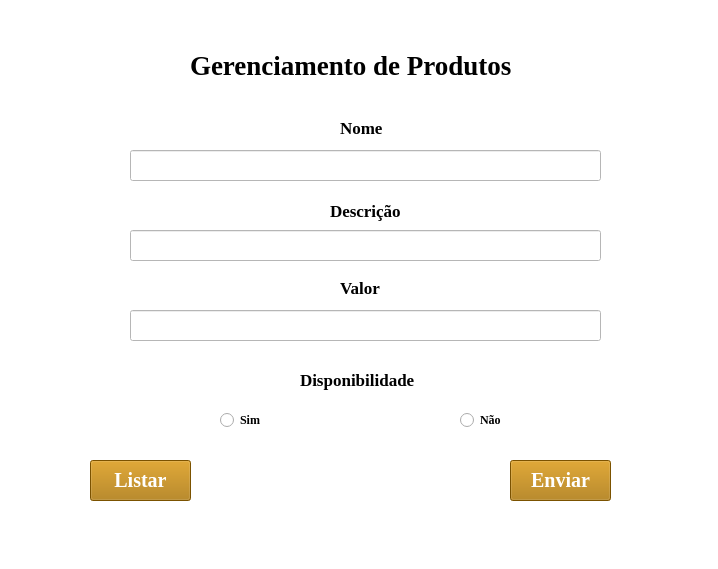
<?xml version="1.0" encoding="UTF-8"?>
<ui version="4.0">
 <class>MainWindow</class>
 <widget class="QMainWindow" name="MainWindow">
  <property name="geometry">
   <rect>
    <x>0</x>
    <y>0</y>
    <width>718</width>
    <height>569</height>
   </rect>
  </property>
  <property name="windowTitle">
   <string>MainWindow</string>
  </property>
  <property name="styleSheet">
   <string notr="true">background-color: rgb(255, 255, 255);</string>
  </property>
  <widget class="QWidget" name="centralwidget">
   <widget class="QLabel" name="label">
    <property name="geometry">
     <rect>
      <x>190</x>
      <y>50</y>
      <width>471</width>
      <height>31</height>
     </rect>
    </property>
    <property name="font">
     <font>
      <family>Times New Roman</family>
      <pointsize>20</pointsize>
      <bold>true</bold>
     </font>
    </property>
    <property name="styleSheet">
     <string notr="true">color: rgb(255, 255, 255);
color: rgb(0, 0, 0);</string>
    </property>
    <property name="text">
     <string>Gerenciamento de Produtos</string>
    </property>
   </widget>
   <widget class="QLabel" name="label_2">
    <property name="geometry">
     <rect>
      <x>340</x>
      <y>120</y>
      <width>191</width>
      <height>16</height>
     </rect>
    </property>
    <property name="font">
     <font>
      <family>Times New Roman</family>
      <pointsize>13</pointsize>
      <bold>true</bold>
     </font>
    </property>
    <property name="styleSheet">
     <string notr="true">color: rgb(255, 255, 255);
color: rgb(0, 0, 0);</string>
    </property>
    <property name="text">
     <string>Nome</string>
    </property>
   </widget>
   <widget class="QLabel" name="label_3">
    <property name="geometry">
     <rect>
      <x>330</x>
      <y>200</y>
      <width>211</width>
      <height>21</height>
     </rect>
    </property>
    <property name="font">
     <font>
      <family>Times New Roman</family>
      <pointsize>13</pointsize>
      <bold>true</bold>
     </font>
    </property>
    <property name="styleSheet">
     <string notr="true">color: rgb(255, 255, 255);
color: rgb(0, 0, 0);</string>
    </property>
    <property name="text">
     <string>Descrição</string>
    </property>
   </widget>
   <widget class="QLabel" name="label_4">
    <property name="geometry">
     <rect>
      <x>340</x>
      <y>280</y>
      <width>49</width>
      <height>16</height>
     </rect>
    </property>
    <property name="font">
     <font>
      <family>Times New Roman</family>
      <pointsize>13</pointsize>
      <bold>true</bold>
     </font>
    </property>
    <property name="styleSheet">
     <string notr="true">color: rgb(255, 255, 255);
color: rgb(0, 0, 0);</string>
    </property>
    <property name="text">
     <string>Valor</string>
    </property>
   </widget>
   <widget class="QLineEdit" name="lineEdit">
    <property name="geometry">
     <rect>
      <x>130</x>
      <y>150</y>
      <width>471</width>
      <height>31</height>
     </rect>
    </property>
    <property name="styleSheet">
     <string notr="true">background-color: rgb(255, 255, 255);
</string>
    </property>
   </widget>
   <widget class="QLineEdit" name="lineEdit_2">
    <property name="geometry">
     <rect>
      <x>130</x>
      <y>230</y>
      <width>471</width>
      <height>31</height>
     </rect>
    </property>
    <property name="styleSheet">
     <string notr="true">background-color: rgb(255, 255, 255);</string>
    </property>
   </widget>
   <widget class="QLineEdit" name="lineEdit_3">
    <property name="geometry">
     <rect>
      <x>130</x>
      <y>310</y>
      <width>471</width>
      <height>31</height>
     </rect>
    </property>
    <property name="styleSheet">
     <string notr="true">background-color: rgb(255, 255, 255);</string>
    </property>
   </widget>
   <widget class="QRadioButton" name="radioButton">
    <property name="geometry">
     <rect>
      <x>460</x>
      <y>410</y>
      <width>101</width>
      <height>20</height>
     </rect>
    </property>
    <property name="font">
     <font>
      <family>Times New Roman</family>
      <bold>true</bold>
     </font>
    </property>
    <property name="styleSheet">
     <string notr="true">color: rgb(255, 255, 255);
color: rgb(0, 0, 0);</string>
    </property>
    <property name="text">
     <string>Não</string>
    </property>
   </widget>
   <widget class="QRadioButton" name="radioButton_2">
    <property name="geometry">
     <rect>
      <x>220</x>
      <y>410</y>
      <width>92</width>
      <height>20</height>
     </rect>
    </property>
    <property name="font">
     <font>
      <family>Times New Roman</family>
      <bold>true</bold>
     </font>
    </property>
    <property name="styleSheet">
     <string notr="true">color: rgb(255, 255, 255);
color: rgb(0, 0, 0);</string>
    </property>
    <property name="text">
     <string>Sim</string>
    </property>
   </widget>
   <widget class="QLabel" name="label_5">
    <property name="geometry">
     <rect>
      <x>300</x>
      <y>370</y>
      <width>251</width>
      <height>20</height>
     </rect>
    </property>
    <property name="font">
     <font>
      <family>Times New Roman</family>
      <pointsize>13</pointsize>
      <bold>true</bold>
     </font>
    </property>
    <property name="styleSheet">
     <string notr="true">color: rgb(255, 255, 255);
color: rgb(0, 0, 0);</string>
    </property>
    <property name="text">
     <string>Disponibilidade</string>
    </property>
   </widget>
   <widget class="QPushButton" name="pushButton">
    <property name="geometry">
     <rect>
      <x>510</x>
      <y>460</y>
      <width>101</width>
      <height>41</height>
     </rect>
    </property>
    <property name="font">
     <font>
      <family>Times New Roman</family>
      <pointsize>15</pointsize>
      <bold>true</bold>
     </font>
    </property>
    <property name="styleSheet">
     <string notr="true">color: rgb(255, 255, 255);
background-color: rgb(172, 115, 0);

</string>
    </property>
    <property name="text">
     <string>Enviar</string>
    </property>
   </widget>
   <widget class="QPushButton" name="pushButton_2">
    <property name="geometry">
     <rect>
      <x>90</x>
      <y>460</y>
      <width>101</width>
      <height>41</height>
     </rect>
    </property>
    <property name="font">
     <font>
      <family>Times New Roman</family>
      <pointsize>15</pointsize>
      <bold>true</bold>
     </font>
    </property>
    <property name="styleSheet">
     <string notr="true">background-color: rgb(172, 115, 0);
color: rgb(255, 255, 255);</string>
    </property>
    <property name="text">
     <string>Listar</string>
    </property>
   </widget>
  </widget>
  <widget class="QMenuBar" name="menubar">
   <property name="geometry">
    <rect>
     <x>0</x>
     <y>0</y>
     <width>718</width>
     <height>33</height>
    </rect>
   </property>
  </widget>
  <widget class="QStatusBar" name="statusbar"/>
 </widget>
 <resources/>
 <connections/>
</ui>
